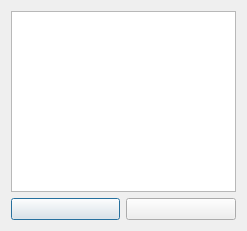
<?xml version="1.0" encoding="UTF-8"?>
<ui version="4.0">
 <class>Dialog</class>
 <widget class="QDialog" name="Dialog">
  <property name="geometry">
   <rect>
    <x>0</x>
    <y>0</y>
    <width>247</width>
    <height>231</height>
   </rect>
  </property>
  <property name="windowTitle">
   <string>Amostra do Sexo</string>
  </property>
  <layout class="QGridLayout" name="gridLayout">
   <item row="1" column="0">
    <widget class="QPushButton" name="PBAdicionarSexo">
     <property name="text">
      <string/>
     </property>
     <property name="icon">
      <iconset resource="icons.qrc">
       <normaloff>:/newPrefix/Icons/plus.png</normaloff>:/newPrefix/Icons/plus.png</iconset>
     </property>
    </widget>
   </item>
   <item row="1" column="1">
    <widget class="QPushButton" name="PBEditarSexo">
     <property name="text">
      <string/>
     </property>
     <property name="icon">
      <iconset resource="icons.qrc">
       <normaloff>:/newPrefix/Icons/005-writer.png</normaloff>:/newPrefix/Icons/005-writer.png</iconset>
     </property>
    </widget>
   </item>
   <item row="0" column="0" colspan="2">
    <widget class="QTableView" name="TVAmostSexo"/>
   </item>
  </layout>
 </widget>
 <resources>
  <include location="icons.qrc"/>
 </resources>
 <connections/>
</ui>
